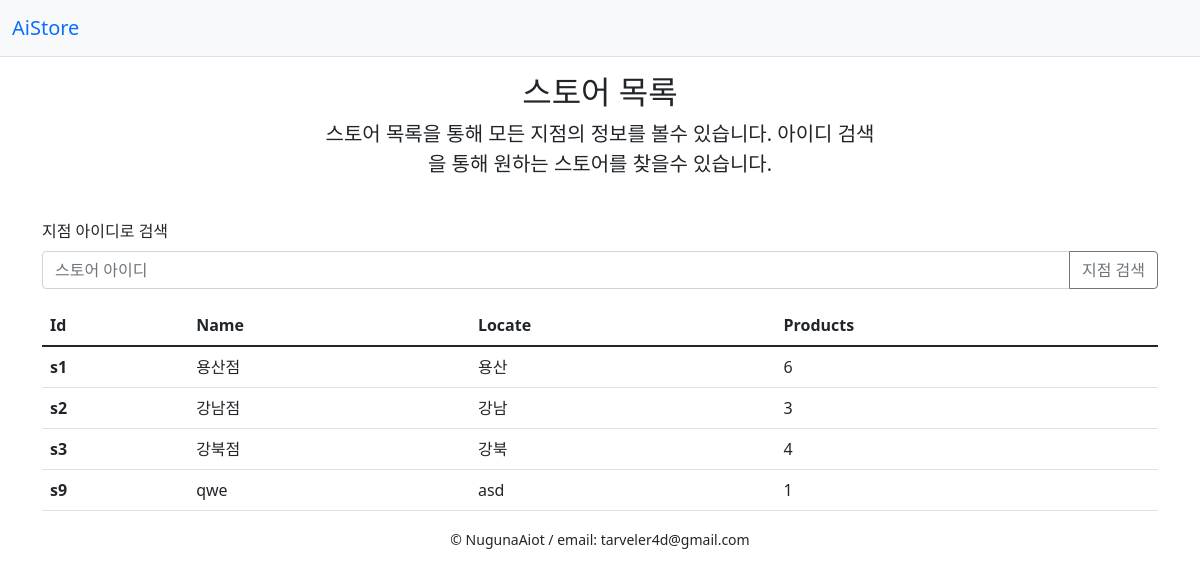
Page /stores on the earlier database version.
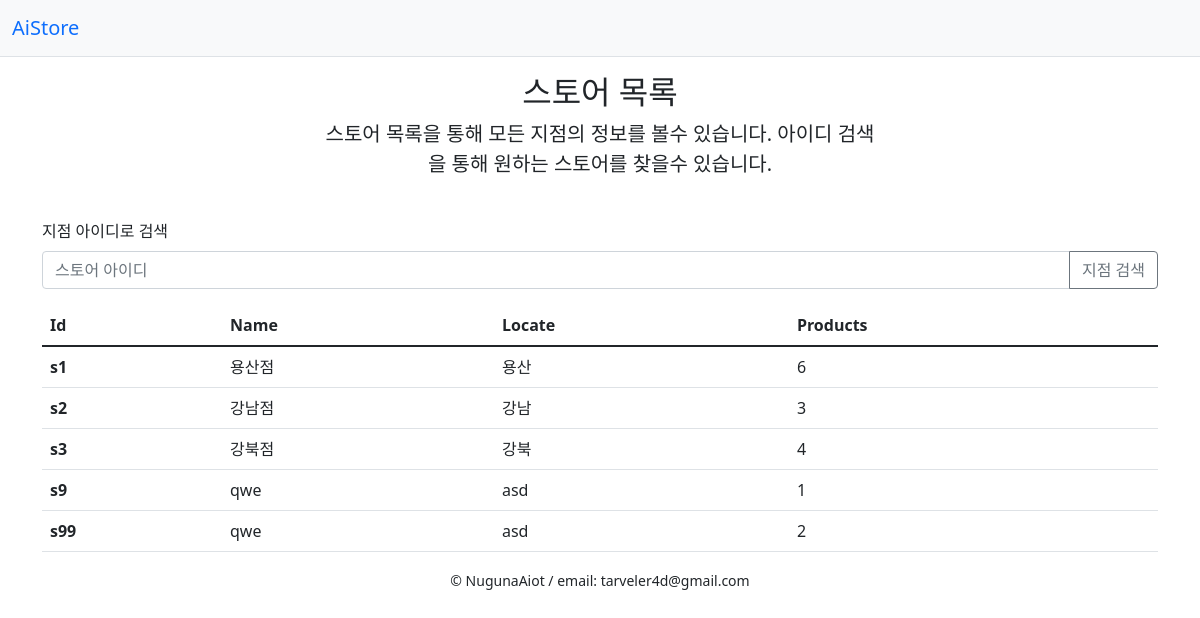
Same page on the later database version.
### aistoremodel.py (models this page shows, shortened)
class AiStore(Base):
    __tablename__ = 'stores'
    s_id = Column(String(20), primary_key=True, unique = True) # 문자열(20), 주키 설정 하여 컬럼 생성
    name = Column(String(20))
    locate = Column(String(30))
    products_num = Column(Integer)# 숫자형 컬럼 생성
    password = deferred(Column(PasswordType(max_length=20,
                                            schemes=["pbkdf2_sha512", "md5_crypt"],
                                            deprecated=["md5_crypt"])))
    def __repr__(self):
        return f'<{self.s_id}, {self.name}, {self.locate}, {self.products_num}>'

### app.py (the view)
@app.route("/stores", methods=['POST', 'GET'])
def stores():
    if request.method == 'POST':
        s_id = request.form['sId']
        return render_template('stores.html', stores = show_list(s_id))
    return render_template('stores.html', stores = show_list())

### aistoremodel.py (called while the page is built)
def show_list(s_id = None):
    if s_id is None: # 최초 인덱스를 통한 접속 케이스 only(미입력 처리 안됨)
        stores = AiStore.query.all()
        print(stores)
        return stores
    else:
        stores = AiStore.query.filter(AiStore.s_id == s_id).all()
        return stores

### app.py (called while the page is built)
@app.before_request # http요청이 들어올때마다 실행(http요청 핸드러)
def before_request():
    session.permanent = True
    app.permanent_session_lifetime = datetime.timedelta(minutes=5)
    session.modified = True

@app.teardown_request
def shutdown_session(exception=None):
    db_session.remove()

### templates/stores.html
{% extends 'base.html' %}
{% block content %}
    <div class="py-3 text-center">
        <div class="col-lg-6 mx-auto">
            <h2>스토어 목록</h2>
            <p class="lead mb-4">스토어 목록을 통해 모든 지점의 정보를 볼수 있습니다. 아이디 검색을 통해 원하는 스토어를 찾을수 있습니다.</p>
        </div>
    </div>
    <form class="form-inline" action="/stores" method="post">
        <div class="mb-3">
            <label for="sId" class="form-label">지점 아이디로 검색</label>
            <div class="input-group">
                <input type="text" class="form-control" id="sId" name ="sId"  placeholder="스토어 아이디">
                <button type="submit" class="btn btn-outline-secondary">지점 검색</button>
            </div>
        </div>
    </form>
    <table class="table">
        <thead>
            <tr>
                <th scope="col">Id</th>
                <th scope="col">Name</th>
                <th scope="col">Locate</th>
                <th scope="col">Products</th>
            </tr>
        </thead>
        <tbody>
        {% for s in stores %}
            <tr>
                <th scope="row">{{ s.s_id }}</th>
                <td>{{ s.name }}</td>
                <td>{{ s.locate }}</td>
                <td>{{ s.products_num }}</td>
            </tr>
        {% endfor %}
        </tbody>
    </table>
{% endblock %}

Differences in the rows shown:
added AiStore: s_id "s99", name "qwe", locate "asd", products_num "2"
